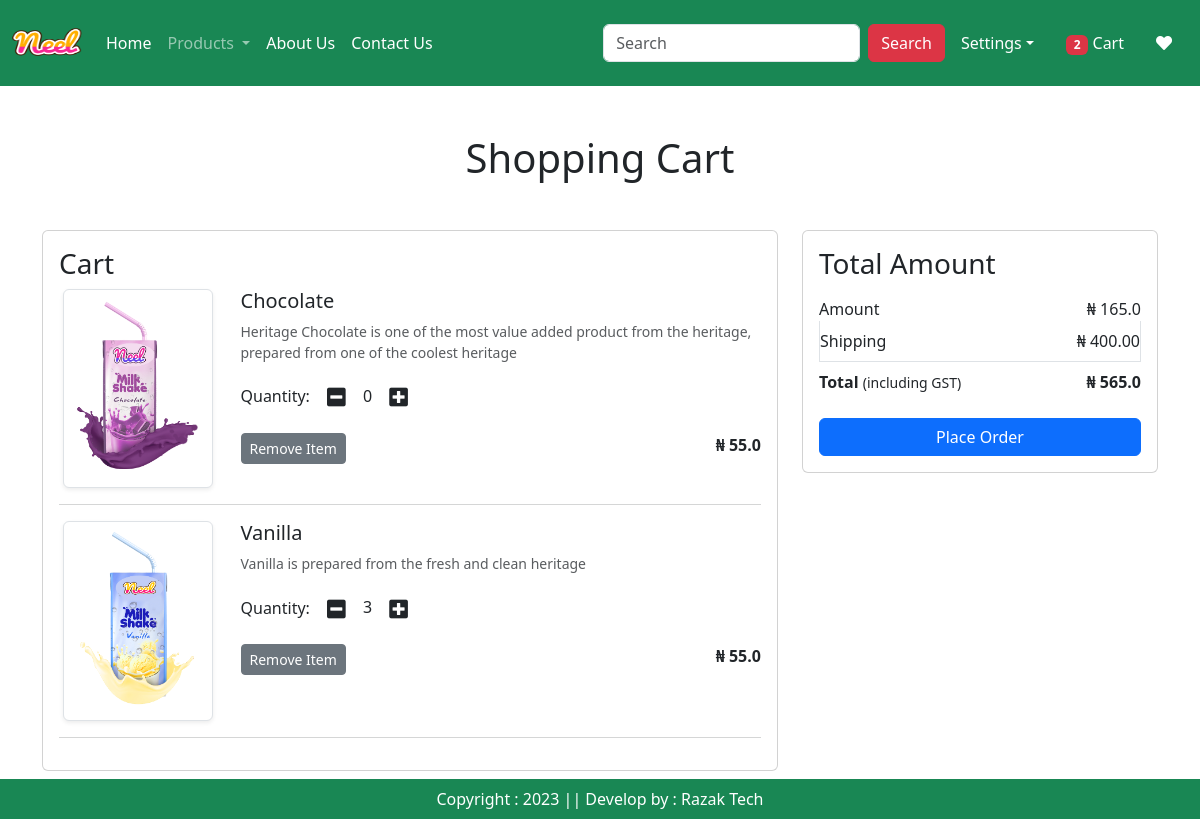
The app's page /cart/ (signed in) with its own data.
### app/models.py (models this page shows, shortened)
class Cart(models.Model):
    user = models.ForeignKey(User, on_delete=models.CASCADE)
    product = models.ForeignKey(Product, on_delete=models.CASCADE)
    quantity = models.PositiveIntegerField(default=1)

class Product(models.Model):
    title = models.CharField(max_length=100)
    selling_price = models.FloatField()
    discounted_price = models.FloatField()
    description = models.TextField()
    composition = models.TextField(default="")
    prodapp = models.TextField(default="")
    category = models.CharField(choices=CATEGORY_CHOICES, max_length=2)
    product_image = models.ImageField(upload_to="product")

### app/views.py (the view)
# urls.py: path('cart/', views.show_cart, name='showcart'),
@login_required
def show_cart(request):
    user = request.user
    cart = Cart.objects.filter(user=user)
    amount = 0
    for p in cart:
        value = p.quantity * p.product.discounted_price
        amount = amount + value
    totalamount = amount + 400
    totalitem = 0
    wishitem = 0
    if request.user.is_authenticated:
        totalitem = len(Cart.objects.filter(user=request.user))
        wishitem = len(Wishlist.objects.filter(user=request.user))
    return render(request, "app/addtocart.html", locals())

### templates/app/addtocart.html (shortened to what this page needs)
{% extends "app/base.html" %}
{% load static %}
{% block main-content %}
<div class="container my-5">
    <div class="row">
        {% if cart %}
            <h1 class="text-center mb-5">Shopping Cart</h1>
            <div class="col-sm-8">
                <div class="card">
                    <div class="card-body">
                        <h3>Cart</h3>
                        {% for item in cart %}
                        <div class="row">
                            <div class="col-sm-3 text-center align-self-center"><img src="{{ item.product.product_image.url }}" alt="" srcset="" class="img-fluid img-thumbnail shadow-sm" height="150" width="150"></div>
                            <div class="col-sm-9">
                                <div>
                                    <h5>{{ item.product.title }}</h5>
                                    <p class="mb-2 text-muted small">{{ item.product.description }}</p>
                                    <div class="my-3">
                                        <label for="quantity">Quantity:</label>
                                        <a class="minus-cart btn" pid="{{ item.product.id }}"><i class="fas fa-minus-square fa-lg"></i></a>
                                        <span id="quantity">{{ item.quantity }}</span>
                                        <a class="plus-cart btn" pid="{{ item.product.id }}"><i class="fas fa-plus-square fa-lg"></i></a>
                                    </div>
                                    <div class="d-flex justify-content-between">
                                        <a href="#" class="remove-cart btn btn-sm btn-secondary mr-3" pid="{{ item.product.id }}">Remove Item</a>
                                        <p class="mb-0"><span><strong>₦ {{ item.product.discounted_price }}</strong></span></p>
                                    </div>
                                </div>
                            </div>
                        </div>
                        <hr class="text-muted">
                        {% endfor %}
                    </div>
                </div>
            </div>
            <div class="col-sm-4">
                <div class="card">
                    <div class="card-body">
                        <h3>Total Amount</h3>
                        <ul class="list-group">
                            <li class="list-group-item d-flex justify-content-between align-items-center border-0 px-0 pb-0">
                                Amount<span id="amount">₦ {{ amount }}</span>
                            </li>
                            <li class="list-group-item d-flex justify-content-between align-items-center px-0">
                                Shipping<span>₦ 400.00</span>
                            </li>
                            <li class="list-group-item d-flex justify-content-between align-items-center border-0 px-0 mb-3">
                                <div>
                                    <strong>Total</strong> <small>(including GST)</small>
                                </div>
                                <span id="totalamount"><strong>₦ {{ totalamount }}</strong></span>
                            </li>
                        </ul>
                        <div class="d-grid"><a href="{% url 'checkout' %}" class="btn btn-primary">Place Order</a></div>
                    </div>
                </div>
            </div>
        {% else %}
            <h1 class="text-center mb-5">Cart is Empty</h1>
        {% endif %}
    </div>
</div>
{% endblock main-content %}

### records on screen
Cart: product.product_image (picture), product "Chocolate", product.description "Heritage Chocolate is one of the most value added product from the heritage, prepared from one of the coolest heritage", quantity "0", product.discounted_price "55.0"
Cart: product.product_image (picture), product "Vanilla", product.description "Vanilla is prepared from the fresh and clean heritage", quantity "3", product.discounted_price "55.0"

### other values on screen
{{ totalitem }} "2"
{{ amount }} "165.0"
{{ totalamount }} "565.0"
